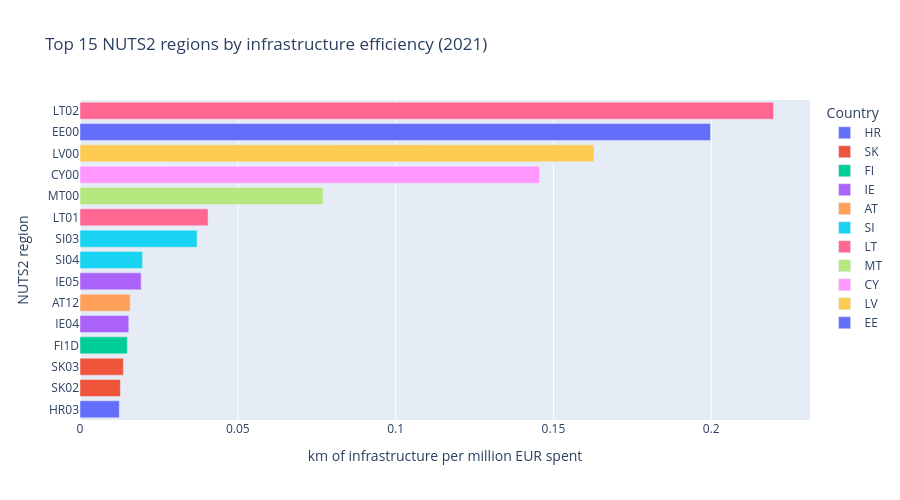

The notebook cell saved with this chart:
### Code cell
# Call Query 1 on the master dataframe and display the result
fig_q1 = query1_infrastructure_efficiency(master, year=2021, top_n=15)
fig_q1.show()

### Figure 1 — Plotly figure (JSON) as saved in the notebook; plotly's stock layout.template omitted (floating-point values rounded to 4 significant figures)
{"data": [{"hovertemplate": "Country=HR<br>km of infrastructure per million EUR spent=%{x}<br>NUTS2 region=%{y}<extra></extra>", "legendgroup": "HR", "marker": {"color": "#636efa", "pattern": {"shape": ""}}, "name": "HR", "orientation": "h", "showlegend": true, "textposition": "auto", "type": "bar", "x": [0.01245], "xaxis": "x", "y": ["HR03"], "yaxis": "y"}, {"hovertemplate": "Country=SK<br>km of infrastructure per million EUR spent=%{x}<br>NUTS2 region=%{y}<extra></extra>", "legendgroup": "SK", "marker": {"color": "#EF553B", "pattern": {"shape": ""}}, "name": "SK", "orientation": "h", "showlegend": true, "textposition": "auto", "type": "bar", "x": [0.01279, 0.01374], "xaxis": "x", "y": ["SK02", "SK03"], "yaxis": "y"}, {"hovertemplate": "Country=FI<br>km of infrastructure per million EUR spent=%{x}<br>NUTS2 region=%{y}<extra></extra>", "legendgroup": "FI", "marker": {"color": "#00cc96", "pattern": {"shape": ""}}, "name": "FI", "orientation": "h", "showlegend": true, "textposition": "auto", "type": "bar", "x": [0.01498], "xaxis": "x", "y": ["FI1D"], "yaxis": "y"}, {"hovertemplate": "Country=IE<br>km of infrastructure per million EUR spent=%{x}<br>NUTS2 region=%{y}<extra></extra>", "legendgroup": "IE", "marker": {"color": "#ab63fa", "pattern": {"shape": ""}}, "name": "IE", "orientation": "h", "showlegend": true, "textposition": "auto", "type": "bar", "x": [0.01546, 0.01938], "xaxis": "x", "y": ["IE04", "IE05"], "yaxis": "y"}, {"hovertemplate": "Country=AT<br>km of infrastructure per million EUR spent=%{x}<br>NUTS2 region=%{y}<extra></extra>", "legendgroup": "AT", "marker": {"color": "#FFA15A", "pattern": {"shape": ""}}, "name": "AT", "orientation": "h", "showlegend": true, "textposition": "auto", "type": "bar", "x": [0.0159], "xaxis": "x", "y": ["AT12"], "yaxis": "y"}, {"hovertemplate": "Country=SI<br>km of infrastructure per million EUR spent=%{x}<br>NUTS2 region=%{y}<extra></extra>", "legendgroup": "SI", "marker": {"color": "#19d3f3", "pattern": {"shape": ""}}, "name": "SI", "orientation": "h", "showlegend": true, "textposition": "auto", "type": "bar", "x": [0.01982, 0.0371], "xaxis": "x", "y": ["SI04", "SI03"], "yaxis": "y"}, {"hovertemplate": "Country=LT<br>km of infrastructure per million EUR spent=%{x}<br>NUTS2 region=%{y}<extra></extra>", "legendgroup": "LT", "marker": {"color": "#FF6692", "pattern": {"shape": ""}}, "name": "LT", "orientation": "h", "showlegend": true, "textposition": "auto", "type": "bar", "x": [0.04059, 0.2197], "xaxis": "x", "y": ["LT01", "LT02"], "yaxis": "y"}, {"hovertemplate": "Country=MT<br>km of infrastructure per million EUR spent=%{x}<br>NUTS2 region=%{y}<extra></extra>", "legendgroup": "MT", "marker": {"color": "#B6E880", "pattern": {"shape": ""}}, "name": "MT", "orientation": "h", "showlegend": true, "textposition": "auto", "type": "bar", "x": [0.07702], "xaxis": "x", "y": ["MT00"], "yaxis": "y"}, {"hovertemplate": "Country=CY<br>km of infrastructure per million EUR spent=%{x}<br>NUTS2 region=%{y}<extra></extra>", "legendgroup": "CY", "marker": {"color": "#FF97FF", "pattern": {"shape": ""}}, "name": "CY", "orientation": "h", "showlegend": true, "textposition": "auto", "type": "bar", "x": [0.1456], "xaxis": "x", "y": ["CY00"], "yaxis": "y"}, {"hovertemplate": "Country=LV<br>km of infrastructure per million EUR spent=%{x}<br>NUTS2 region=%{y}<extra></extra>", "legendgroup": "LV", "marker": {"color": "#FECB52", "pattern": {"shape": ""}}, "name": "LV", "orientation": "h", "showlegend": true, "textposition": "auto", "type": "bar", "x": [0.1629], "xaxis": "x", "y": ["LV00"], "yaxis": "y"}, {"hovertemplate": "Country=EE<br>km of infrastructure per million EUR spent=%{x}<br>NUTS2 region=%{y}<extra></extra>", "legendgroup": "EE", "marker": {"color": "#636efa", "pattern": {"shape": ""}}, "name": "EE", "orientation": "h", "showlegend": true, "textposition": "auto", "type": "bar", "x": [0.1998], "xaxis": "x", "y": ["EE00"], "yaxis": "y"}], "layout": {"barmode": "relative", "height": 500, "legend": {"title": {"text": "Country"}, "tracegroupgap": 0}, "title": {"text": "Top 15 NUTS2 regions by infrastructure efficiency (2021)"}, "xaxis": {"anchor": "y", "domain": [0, 1], "title": {"text": "km of infrastructure per million EUR spent"}}, "yaxis": {"anchor": "x", "categoryorder": "total ascending", "domain": [0, 1], "title": {"text": "NUTS2 region"}}}}
